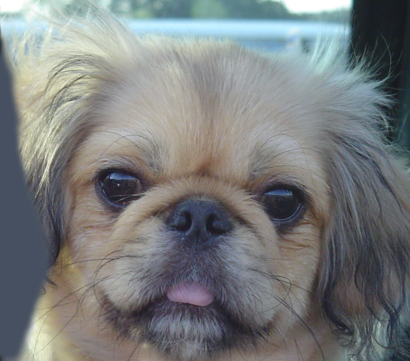
%> input picture 1/prob_hybrid/data/dog.bmp, 410 x 361 px
$ octave runThis.m   (GNU Octave 9; MATLAB toolbox functions it lacks are replaced by stand-ins)
%> lines starting %> are read from the running program, lines starting %| are printed output that depends on the picture
### 1/prob_hybrid/vis_hybrid_image.m
function output = vis_hybrid_image(hybrid_image)
%visualize a hybrid image by progressively downsampling the image and
%concatenating all of the images together.

scales = 5; %how many downsampled versions to create
scale_factor = 0.5; %how much to downsample each time
padding = 5; %how many pixels to pad.

original_height = size(hybrid_image,1);
num_colors = size(hybrid_image,3); %counting how many color channels the input has
output = hybrid_image;
cur_image = hybrid_image;

for i = 2:scales
    %add padding
    output = cat(2, output, ones(original_height, padding, num_colors));

    %dowsample image;
    cur_image = imresize(cur_image, scale_factor, 'bilinear');
    %pad the top and append to the output
    tmp = cat(1,ones(original_height - size(cur_image,1), size(cur_image,2), num_colors), cur_image);
    output = cat(2, output, tmp);
end


%code by James Hays

### 1/prob_hybrid/runThis.m
% Debugging tip: You can split your MATLAB code into cells using "%%"
% comments. The cell containing the cursor has a light yellow background,
% and you can press Ctrl+Enter to run just the code in that cell. This is
% useful when projects get more complex and slow to rerun from scratch

close all; % closes all figures

%% Setup
% read images and convert to floating point format
%image1 = im2single(imread('C:/Users/vidurkakar/Desktop/hw1/prob_hybrid/data/dog.bmp'));
%image2 = im2single(imread('C:/Users/vidurkakar/Desktop/hw1/prob_hybrid/data/cat.bmp'));

image1 = im2single(imread('data/dog.bmp'));
image2 = im2single(imread('data/cat.bmp'));
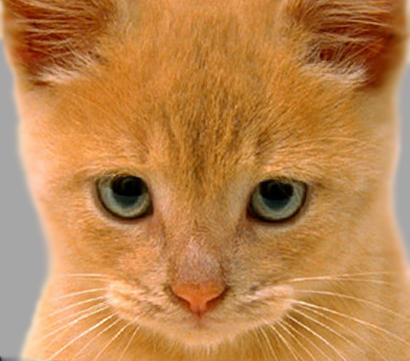
%> input picture 1/prob_hybrid/data/cat.bmp, 410 x 361 px

%image1=rgb2gray(image1);
%image2=rgb2gray(image2);
% Several additional test cases are provided for you, but feel free to make
% your own (you'll need to align the images in a photo editor such as
% Photoshop). The hybrid images will differ depending on which image you
% assign as image1 (which will provide the low frequencies) and which image
% you asign as image2 (which will provide the high frequencies)

%% Filtering and Hybrid Image construction
cutoff_frequency = 10; %This is the standard deviation, in pixels, of the
% Gaussian blur that will remove the high frequencies from one image and
% remove the low frequencies from another image (by subtracting a blurred
% version from the original version). You will want to tune this for every
% image pair to get the best results.
%filter = fspecial('Gaussian', cutoff_frequency*4+1, cutoff_frequency);

%%%%%%%%%%%%%%%%%%%%%%%%%%%%%%%%%%%%%%%%%%%%%%%%%%%%%%%%%%%%%%%%%%%
% YOUR CODE BELOW. Use imfilter() to create 'low_frequencies' and
% 'high_frequencies' and then combine them to create 'hybrid_image'
%%%%%%%%%%%%%%%%%%%%%%%%%%%%%%%%%%%%%%%%%%%%%%%%%%%%%%%%%%%%%%%%%%%

%%%%%%%%%%%%%%%%%%%%%%%%%%%%%%%%%%%%%%%%%%%%%%%%%%%%%%%%%%%%%%%%%%%%%%%%
% Remove the high frequencies from image1 by blurring it. The amount of
% blur that works best will vary with different image pairs
%%%%%%%%%%%%%%%%%%%%%%%%%%%%%%%%%%%%%%%%%%%%%%%%%%%%%%%%%%%%%%%%%%%%%%%%

%low_frequencies =
low_frequencies = imfilter(image1,fspecial('gaussian',[20 20], cutoff_frequency));

%%%%%%%%%%%%%%%%%%%%%%%%%%%%%%%%%%%%%%%%%%%%%%%%%%%%%%%%%%%%%%%%%%%%%%%%
% Remove the low frequencies from image2. The easiest way to do this is to
% subtract a blurred version of image2 from the original version of image2.
% This will give you an image centered at zero with negative values.
%%%%%%%%%%%%%%%%%%%%%%%%%%%%%%%%%%%%%%%%%%%%%%%%%%%%%%%%%%%%%%%%%%%%%%%%

%high_frequencies =
high_frequencies = imfilter(image2,fspecial('gaussian',[20 20], cutoff_frequency));
high_frequencies=imsubtract(image2,high_frequencies);

%%%%%%%%%%%%%%%%%%%%%%%%%%%%%%%%%%%%%%%%%%%%%%%%%%%%%%%%%%%%%%%%%%%%%%%%
% Combine the high frequencies and low frequencies
%%%%%%%%%%%%%%%%%%%%%%%%%%%%%%%%%%%%%%%%%%%%%%%%%%%%%%%%%%%%%%%%%%%%%%%%

%hybrid_image =

hybrid_image=imadd(low_frequencies, high_frequencies);


%low_frequencies_fft=imagesc(mat2gray(log(abs(fftshift(fft2(low_frequencies))))));
%high_frequencies_fft=imagesc(mat2gray(log(abs(fftshift(fft2(high_frequencies))))));
%hybrid_image_fft=imagesc(mat2gray(log(abs(fftshift(fft2(hybrid_image))))));


%% Visualize and save outputs
figure(1); imshow(low_frequencies)
figure(2); imshow(high_frequencies + -0.5);
vis = vis_hybrid_image(hybrid_image);
%> the loop in vis_hybrid_image, `for i = 2:scales` made 4 passes
%> pass 1, in vis_hybrid_image, `tmp = cat(1,ones(original_height - size(cur_image,1), size(cur_image,2..`:
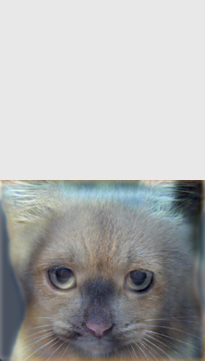
%> tmp: size 361x205x3 single; mean R, G, B 0.741, 0.745, 0.744; drawn with min black and max white
%> after the loop in vis_hybrid_image, `for i = 2:scales`:
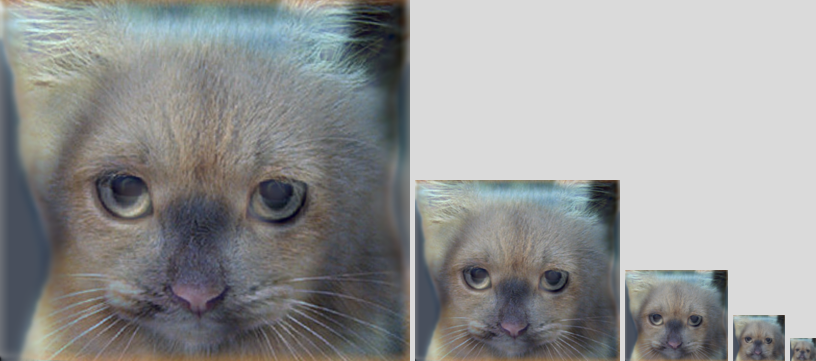
%> output: size 361x816x3 single; mean R, G, B 0.653, 0.659, 0.657; drawn with min black and max white
figure(3); imshow(vis);
imwrite(low_frequencies, 'low_frequencies.jpg', 'quality', 95);
imwrite(high_frequencies + 0.5, 'high_frequencies.jpg', 'quality', 95);
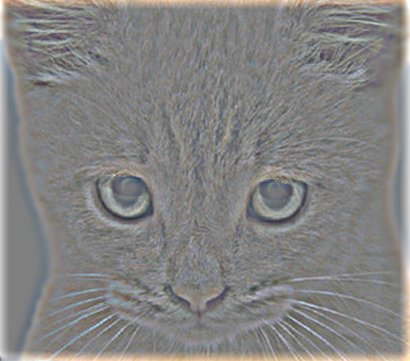
%> saved as high_frequencies.jpg: size 361x410x3 uint8; mean R, G, B 131.9, 131, 130.1
imwrite(hybrid_image, 'hybrid_image.jpg', 'quality', 95);
imwrite(vis, 'hybrid_image_scales.jpg', 'quality', 95);
%figure(4); imshow(log(abs(fftshift(fft2(low_frequencies)))));
%figure(5); imshow(log(abs(fftshift(fft2(high_frequencies)))));
%figure(6); imshow(log(abs(fftshift(fft2(hybrid_image)))));

low_frequencies_fft=mat2gray(log(abs(fftshift(fft2(low_frequencies)))));
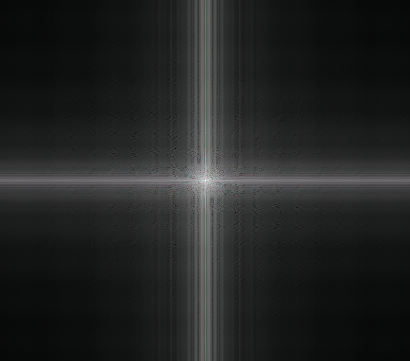
%> low_frequencies_fft: size 361x410x3 double; mean R, G, B 0.137, 0.141, 0.14
high_frequencies_fft=mat2gray(log(abs(fftshift(fft2(high_frequencies)))));
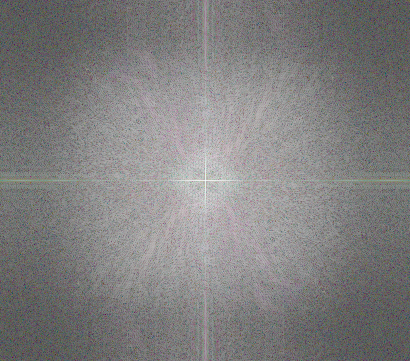
%> high_frequencies_fft: size 361x410x3 double; mean R, G, B 0.505, 0.501, 0.501
hybrid_image_fft=mat2gray(log(abs(fftshift(fft2(hybrid_image)))));
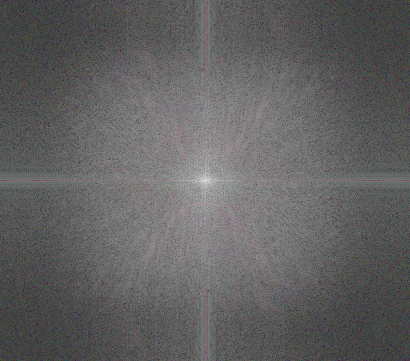
%> hybrid_image_fft: size 361x410x3 double; mean R, G, B 0.384, 0.382, 0.382

figure(4); imshow(low_frequencies_fft);
figure(5); imshow(high_frequencies_fft);
figure(6); imshow(hybrid_image_fft);

imwrite(low_frequencies_fft, 'low_frequencies_fft.jpg', 'quality', 95);
imwrite(high_frequencies_fft, 'high_frequencies_fft.jpg', 'quality', 95);
imwrite(hybrid_image_fft, 'hybrid_image_fft.jpg', 'quality', 95);
